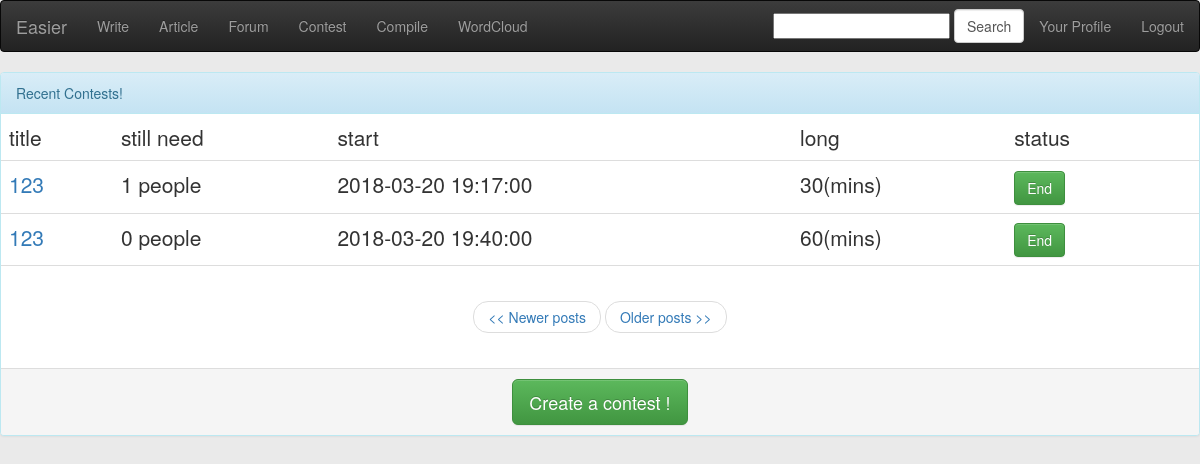
Page /contest (signed in) on the earlier database version.
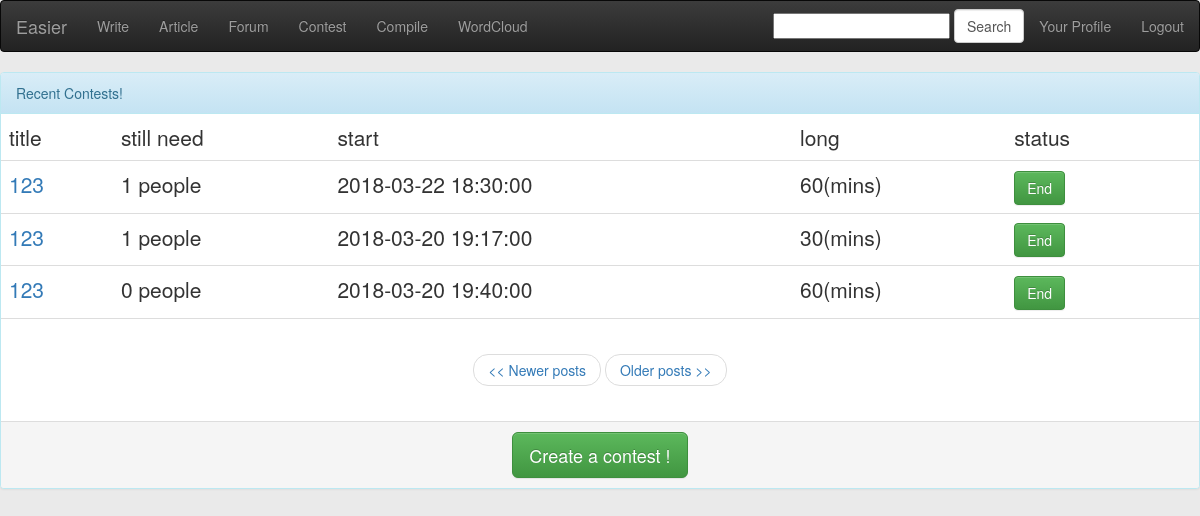
Same page on the later database version.
### app/models.py (models this page shows)
class Game(db.Model):
    id = db.Column(db.Integer, primary_key=True)
    problem_title = db.Column(db.String(140))
    problem_description = db.Column(db.String(1400))
    timestamp = db.Column(db.DateTime)
    start_time = db.Column(db.DateTime)
    end_time = db.Column(db.DateTime)
    long_time = db.Column(db.Integer)
    attend_person = db.Column(db.Integer)
    max_person = db.Column(db.Integer)
    attenders = db.relationship('User', secondary=AttendGame,
                                backref=db.backref('games', lazy='dynamic'))

### app/views.py (the view, shortened to what this page needs)
@app.route('/contest', methods=['POST', 'GET'])
@app.route('/contest/<int:page>')
@login_required
def contest(page=1):
    form = Contest()
    games = Game.query.order_by(Game.timestamp.desc()).paginate(page, POSTS_PER_PAGE, False)
    return render_template('contest.html',
                           form=form,
                           games=games, datetime=datetime)

### app/forms.py
class SearchForm(Form):
    search = StringField('search', validators=[DataRequired()])

class Contest(Form):
    title = StringField('title', validators=[DataRequired()])
    body = TextAreaField('body', validators=[DataRequired()])
    st = DateTimeField('st', validators=[DataRequired()])
    choices1 = [('1', '30'), ('2', '60')]
    lt = SelectField('lt', choices=choices1)
    choices2 = [('1', '2'), ('2', '3')]
    mp = SelectField('mp', choices=choices2)

### app/views.py (called while the page is built)
@app.before_request
def before_request():
    g.user = current_user
    g.search_form = SearchForm()
    if g.user.is_authenticated:
        g.user.last_seen = datetime.utcnow()
        db.session.add(g.user)
        db.session.commit()

@lm.user_loader
def load_user(id):
    return User.query.get(int(id))

### app/templates/contest.html (shortened to what this page needs)
{% extends "base.html" %}
{% block content %}
<div class="panel panel-info">
    <div class="panel-heading">Recent Contests!</div>
    <table class="table">
        <tr class="lead">
            <td>title</td>
            <td>still need</td>
            <td>start</td>
            <td>long</td>
            <td>status</td>
        </tr>
        {% for c in games.items %}
            {% include 'game.html' %}
        {% endfor %}
    </table>
    <div class="panel-body">
        <nav>
            <ul class="pager">
                {% if games.has_prev %}<li><a href="{{ url_for('contest', page = games.prev_num) }}"><< Newer posts</a></li>{% else %}<li><a href="#"><< Newer posts</a></li>{% endif %}
                {% if games.has_next %}<li><a href="{{ url_for('contest', page = games.next_num) }}">Older posts >></a></li>{% else %}<li><a href="#">Older posts >></a></li>{% endif %}
            </ul>
        </nav>
    </div>
    <div class="panel-footer" align="center">
        <button type="button" class="btn btn-success btn-lg" data-toggle="modal" data-target="#myModal">
            Create a contest !
        </button>
    </div>
</div>
{% endblock %}

### app/templates/game.html (shortened to what this page needs)
<tr class="lead">
    <td><a href="{{ url_for('contest_detail', title=c.problem_title, gid = c.id) }}">{{ c.problem_title }}</a></td>
    <td>{{ c.max_person - c.attend_person}} people</td>
    <td>{{ c.start_time }}</td>
    <td>{{ c.long_time }}(mins)</td>
    <td>
        {% if datetime.now() > c.end_time %}
            <button type="button" class="btn btn-success">End</button>
        {% elif datetime.now() < c.start_time %}
            <button type="button" class="btn btn-info">Waiting</button>
        {% else %}
            <button type="button" class="btn btn-danger">Running</button>
        {% endif %}
    </td>
    <td>
    </td>
</tr>

Differences in the rows shown:
added Game: problem_title "123", c.max_person-c.attend_person "1", start_time "2018-03-22 18:30:00", long_time "60", shows "End"
